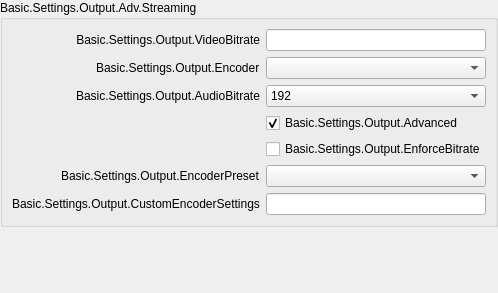
               <widget class="QWidget" name="easyOutputsPage">
                <layout class="QVBoxLayout" name="verticalLayout_3">
                 <property name="leftMargin">
                  <number>0</number>
                 </property>
                 <property name="topMargin">
                  <number>0</number>
                 </property>
                 <property name="rightMargin">
                  <number>0</number>
                 </property>
                 <property name="bottomMargin">
                  <number>0</number>
                 </property>
                 <item>
                  <widget class="QGroupBox" name="groupBox_8">
                   <property name="sizePolicy">
                    <sizepolicy hsizetype="Preferred" vsizetype="Maximum">
                     <horstretch>0</horstretch>
                     <verstretch>0</verstretch>
                    </sizepolicy>
                   </property>
                   <property name="title">
                    <string>Basic.Settings.Output.Adv.Streaming</string>
                   </property>
                   <layout class="QFormLayout" name="formLayout_20">
                    <property name="fieldGrowthPolicy">
                     <enum>QFormLayout::AllNonFixedFieldsGrow</enum>
                    </property>
                    <property name="labelAlignment">
                     <set>Qt::AlignRight|Qt::AlignTrailing|Qt::AlignVCenter</set>
                    </property>
                    <item row="0" column="0">
                     <widget class="QLabel" name="label_19">
                      <property name="minimumSize">
                       <size>
                        <width>170</width>
                        <height>0</height>
                       </size>
                      </property>
                      <property name="text">
                       <string>Basic.Settings.Output.VideoBitrate</string>
                      </property>
                      <property name="alignment">
                       <set>Qt::AlignRight|Qt::AlignTrailing|Qt::AlignVCenter</set>
                      </property>
                      <property name="buddy">
                       <cstring>simpleOutputVBitrate</cstring>
                      </property>
                     </widget>
                    </item>
                    <item row="0" column="1">
                     <widget class="QLineEdit" name="simpleOutputVBitrate">
                      <property name="enabled">
                       <bool>true</bool>
                      </property>
                     </widget>
                    </item>
                    <item row="2" column="0">
                     <widget class="QLabel" name="label_20">
                      <property name="text">
                       <string>Basic.Settings.Output.AudioBitrate</string>
                      </property>
                      <property name="buddy">
                       <cstring>simpleOutputABitrate</cstring>
                      </property>
                     </widget>
                    </item>
                    <item row="2" column="1">
                     <widget class="QComboBox" name="simpleOutputABitrate">
                      <property name="currentIndex">
                       <number>8</number>
                      </property>
                      <item>
                       <property name="text">
                        <string>32</string>
                       </property>
                      </item>
                      <item>
                       <property name="text">
                        <string>48</string>
                       </property>
                      </item>
                      <item>
                       <property name="text">
                        <string>64</string>
                       </property>
                      </item>
                      <item>
                       <property name="text">
                        <string>80</string>
                       </property>
                      </item>
                      <item>
                       <property name="text">
                        <string>96</string>
                       </property>
                      </item>
                      <item>
                       <property name="text">
                        <string>112</string>
                       </property>
                      </item>
                      <item>
                       <property name="text">
                        <string>128</string>
                       </property>
                      </item>
                      <item>
                       <property name="text">
                        <string>160</string>
                       </property>
                      </item>
                      <item>
                       <property name="text">
                        <string>192</string>
                       </property>
                      </item>
                      <item>
                       <property name="text">
                        <string>256</string>
                       </property>
                      </item>
                      <item>
                       <property name="text">
                        <string>320</string>
                       </property>
                      </item>
                     </widget>
                    </item>
                    <item row="3" column="1">
                     <widget class="QCheckBox" name="simpleOutAdvanced">
                      <property name="text">
                       <string>Basic.Settings.Output.Advanced</string>
                      </property>
                      <property name="checked">
                       <bool>true</bool>
                      </property>
                     </widget>
                    </item>
                    <item row="5" column="1">
                     <widget class="QComboBox" name="simpleOutPreset"/>
                    </item>
                    <item row="5" column="0">
                     <widget class="QLabel" name="label_24">
                      <property name="enabled">
                       <bool>true</bool>
                      </property>
                      <property name="text">
                       <string>Basic.Settings.Output.EncoderPreset</string>
                      </property>
                      <property name="buddy">
                       <cstring>simpleOutPreset</cstring>
                      </property>
                     </widget>
                    </item>
                    <item row="6" column="0">
                     <widget class="QLabel" name="label_23">
                      <property name="text">
                       <string>Basic.Settings.Output.CustomEncoderSettings</string>
                      </property>
                      <property name="buddy">
                       <cstring>simpleOutCustom</cstring>
                      </property>
                     </widget>
                    </item>
                    <item row="6" column="1">
                     <widget class="QLineEdit" name="simpleOutCustom"/>
                    </item>
                    <item row="4" column="1">
                     <widget class="QCheckBox" name="simpleOutEnforce">
                      <property name="text">
                       <string>Basic.Settings.Output.EnforceBitrate</string>
                      </property>
                     </widget>
                    </item>
                    <item row="1" column="1">
                     <widget class="QComboBox" name="simpleOutStrEncoder"/>
                    </item>
                    <item row="1" column="0">
                     <widget class="QLabel" name="simpleOutRecEncoderLabel_2">
                      <property name="text">
                       <string>Basic.Settings.Output.Encoder</string>
                      </property>
                     </widget>
                    </item>
                   </layout>
                  </widget>
                 </item>
                 <item>
                  <layout class="QVBoxLayout" name="simpleOutInfoLayout">
                   <property name="leftMargin">
                    <number>10</number>
                   </property>
                   <property name="topMargin">
                    <number>10</number>
                   </property>
                   <property name="rightMargin">
                    <number>10</number>
                   </property>
                   <property name="bottomMargin">
                    <number>10</number>
                   </property>
                  </layout>
                 </item>
                 <item>
                  <spacer name="verticalSpacer_2">
                   <property name="orientation">
                    <enum>Qt::Vertical</enum>
                   </property>
                   <property name="sizeHint" stdset="0">
                    <size>
                     <width>20</width>
                     <height>40</height>
                    </size>
                   </property>
                  </spacer>
                 </item>
                 <item alignment="Qt::AlignTop">
                  <widget class="QWidget" name="simpleOutputContainer" native="true">
                   <layout class="QVBoxLayout" name="verticalLayout_4">
                    <property name="leftMargin">
                     <number>0</number>
                    </property>
                    <property name="topMargin">
                     <number>0</number>
                    </property>
                    <property name="rightMargin">
                     <number>0</number>
                    </property>
                    <property name="bottomMargin">
                     <number>0</number>
                    </property>
                   </layout>
                  </widget>
                 </item>
                </layout>
               </widget>
